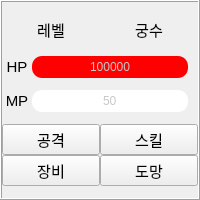
       <widget class="QFrame" name="frame_2">
        <property name="sizePolicy">
         <sizepolicy hsizetype="Expanding" vsizetype="Preferred">
          <horstretch>0</horstretch>
          <verstretch>0</verstretch>
         </sizepolicy>
        </property>
        <property name="minimumSize">
         <size>
          <width>180</width>
          <height>200</height>
         </size>
        </property>
        <property name="maximumSize">
         <size>
          <width>16777215</width>
          <height>200</height>
         </size>
        </property>
        <property name="frameShape">
         <enum>QFrame::Box</enum>
        </property>
        <property name="frameShadow">
         <enum>QFrame::Raised</enum>
        </property>
        <layout class="QGridLayout" name="gridLayout_5">
         <property name="leftMargin">
          <number>0</number>
         </property>
         <property name="topMargin">
          <number>0</number>
         </property>
         <property name="rightMargin">
          <number>0</number>
         </property>
         <property name="bottomMargin">
          <number>0</number>
         </property>
         <property name="spacing">
          <number>0</number>
         </property>
         <item row="2" column="0">
          <layout class="QHBoxLayout" name="horizontalLayout_5">
           <property name="spacing">
            <number>0</number>
           </property>
           <property name="rightMargin">
            <number>10</number>
           </property>
           <item>
            <widget class="QLabel" name="mp_2">
             <property name="sizePolicy">
              <sizepolicy hsizetype="Preferred" vsizetype="Preferred">
               <horstretch>0</horstretch>
               <verstretch>0</verstretch>
              </sizepolicy>
             </property>
             <property name="minimumSize">
              <size>
               <width>30</width>
               <height>0</height>
              </size>
             </property>
             <property name="font">
              <font>
               <pointsize>11</pointsize>
              </font>
             </property>
             <property name="text">
              <string>MP</string>
             </property>
             <property name="scaledContents">
              <bool>true</bool>
             </property>
             <property name="alignment">
              <set>Qt::AlignCenter</set>
             </property>
            </widget>
           </item>
           <item>
            <widget class="QProgressBar" name="mp_archer">
             <property name="styleSheet">
              <string notr="true">QProgressBar{
  background-color: rgb(255, 255, 255);
  color:rgb(200,200,200);
  border-style: none;
  border-bottom-right-radius: 10px;
  border-bottom-left-radius: 10px;
  border-top-right-radius: 10px;
  border-top-left-radius: 10px;
  text-align: center;}
QProgressBar::chunk{
 border-bottom-right-radius: 10px;
 border-bottom-left-radius: 10px;
 border-top-right-radius: 10px;
 border-top-left-radius: 10px;
background-color: rgb(0, 0, 255);
 }</string>
             </property>
             <property name="maximum">
              <number>999999999</number>
             </property>
             <property name="value">
              <number>50</number>
             </property>
             <property name="textDirection">
              <enum>QProgressBar::TopToBottom</enum>
             </property>
             <property name="format">
              <string>%v</string>
             </property>
            </widget>
           </item>
          </layout>
         </item>
         <item row="1" column="0">
          <layout class="QHBoxLayout" name="horizontalLayout_6">
           <property name="spacing">
            <number>0</number>
           </property>
           <property name="rightMargin">
            <number>10</number>
           </property>
           <item>
            <widget class="QLabel" name="hp_2">
             <property name="sizePolicy">
              <sizepolicy hsizetype="Preferred" vsizetype="Preferred">
               <horstretch>0</horstretch>
               <verstretch>0</verstretch>
              </sizepolicy>
             </property>
             <property name="minimumSize">
              <size>
               <width>30</width>
               <height>0</height>
              </size>
             </property>
             <property name="font">
              <font>
               <pointsize>11</pointsize>
              </font>
             </property>
             <property name="text">
              <string>HP</string>
             </property>
             <property name="scaledContents">
              <bool>true</bool>
             </property>
             <property name="alignment">
              <set>Qt::AlignCenter</set>
             </property>
            </widget>
           </item>
           <item>
            <widget class="QProgressBar" name="hp_archer">
             <property name="styleSheet">
              <string notr="true">QProgressBar{
  background-color: rgb(255, 255, 255);
  color:rgb(200,200,200);
  border-style: none;
  border-bottom-right-radius: 10px;
  border-bottom-left-radius: 10px;
  border-top-right-radius: 10px;
  border-top-left-radius: 10px;
  text-align: center;}
QProgressBar::chunk{
 border-bottom-right-radius: 10px;
 border-bottom-left-radius: 10px;
 border-top-right-radius: 10px;
 border-top-left-radius: 10px;
 background-color: rgb(255, 0, 0);
 }</string>
             </property>
             <property name="maximum">
              <number>999999999</number>
             </property>
             <property name="value">
              <number>12423423</number>
             </property>
             <property name="textDirection">
              <enum>QProgressBar::TopToBottom</enum>
             </property>
             <property name="format">
              <string>%v</string>
             </property>
            </widget>
           </item>
          </layout>
         </item>
         <item row="0" column="0">
          <layout class="QHBoxLayout" name="horizontalLayout_7">
           <property name="spacing">
            <number>0</number>
           </property>
           <item>
            <widget class="QLabel" name="lv_archer">
             <property name="minimumSize">
              <size>
               <width>30</width>
               <height>0</height>
              </size>
             </property>
             <property name="maximumSize">
              <size>
               <width>100</width>
               <height>30</height>
              </size>
             </property>
             <property name="font">
              <font>
               <pointsize>11</pointsize>
              </font>
             </property>
             <property name="text">
              <string>레벨</string>
             </property>
             <property name="alignment">
              <set>Qt::AlignCenter</set>
             </property>
            </widget>
           </item>
           <item>
            <widget class="QLabel" name="archer">
             <property name="maximumSize">
              <size>
               <width>16777215</width>
               <height>30</height>
              </size>
             </property>
             <property name="font">
              <font>
               <pointsize>11</pointsize>
              </font>
             </property>
             <property name="text">
              <string>궁수</string>
             </property>
             <property name="alignment">
              <set>Qt::AlignCenter</set>
             </property>
            </widget>
           </item>
          </layout>
         </item>
         <item row="3" column="0">
          <layout class="QGridLayout" name="gridLayout_6">
           <property name="spacing">
            <number>0</number>
           </property>
           <item row="0" column="1">
            <widget class="QPushButton" name="pb_skill_archer">
             <property name="font">
              <font>
               <pointsize>11</pointsize>
              </font>
             </property>
             <property name="text">
              <string>스킬</string>
             </property>
            </widget>
           </item>
           <item row="0" column="0">
            <widget class="QPushButton" name="pb_atk_archer">
             <property name="font">
              <font>
               <pointsize>11</pointsize>
              </font>
             </property>
             <property name="text">
              <string>공격</string>
             </property>
            </widget>
           </item>
           <item row="1" column="0">
            <widget class="QPushButton" name="pb_equip_archer">
             <property name="font">
              <font>
               <pointsize>11</pointsize>
              </font>
             </property>
             <property name="text">
              <string>장비</string>
             </property>
            </widget>
           </item>
           <item row="1" column="1">
            <widget class="QPushButton" name="pb_run_archer">
             <property name="font">
              <font>
               <pointsize>11</pointsize>
              </font>
             </property>
             <property name="text">
              <string>도망</string>
             </property>
            </widget>
           </item>
          </layout>
         </item>
        </layout>
       </widget>
